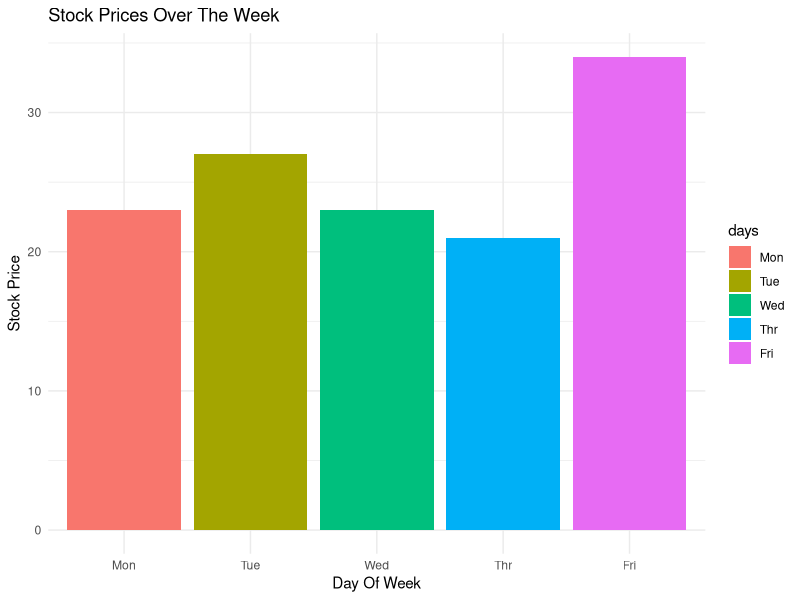

Reproduce this figure in R.
result <- 2^5
paste('Two to the power of 5 is',result)

stock.price <- c(23,27,23,21,34)
print(stock.price)

week.days <- c("Mon","Tue","Wed","Thr","Fri")
names(stock.price) <- week.days
print(stock.price)

average <- mean(stock.price)
print(average)

over.23 <- stock.price > 23
print(over.23)

print(stock.price[over.23])

print(stock.price[stock.price == max(stock.price)] )

total <- sum(stock.price)
paste("The total stock price for the week is",total)

below.average <- stock.price[stock.price < average]
names(below.average)

install.packages('ggplot2')
library(ggplot2)

# create dataframe

df <- data.frame( days = names(stock.price), price = stock.price)

# Set the order of the days
df$days <- factor(df$days, levels = c("Mon", "Tue", "Wed", "Thr", "Fri"))

barchart <- ggplot(df, aes(x=days,y=price,fill=days)) +
    geom_bar(stat = "identity") +
    theme_minimal() +
    labs(x="Day Of Week",y="Stock Price", title="Stock Prices Over The Week")

barchart
